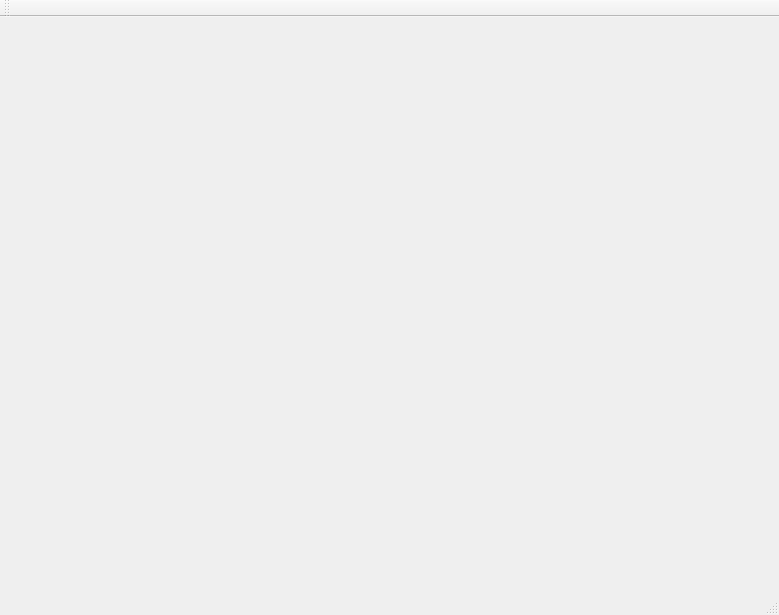
<?xml version="1.0" encoding="UTF-8"?>
<ui version="4.0">
 <class>MainWindow</class>
 <widget class="QMainWindow" name="MainWindow">
  <property name="geometry">
   <rect>
    <x>0</x>
    <y>0</y>
    <width>779</width>
    <height>615</height>
   </rect>
  </property>
  <property name="windowTitle">
   <string>MainWindow</string>
  </property>
  <widget class="QWidget" name="centralWidget"/>
  <widget class="QStatusBar" name="statusBar"/>
  <widget class="QToolBar" name="mainToolBar">
   <attribute name="toolBarArea">
    <enum>TopToolBarArea</enum>
   </attribute>
   <attribute name="toolBarBreak">
    <bool>false</bool>
   </attribute>
  </widget>
  <widget class="QMenuBar" name="menuBar">
   <property name="geometry">
    <rect>
     <x>0</x>
     <y>0</y>
     <width>779</width>
     <height>23</height>
    </rect>
   </property>
  </widget>
  <action name="action">
   <property name="text">
    <string/>
   </property>
  </action>
 </widget>
 <layoutdefault spacing="6" margin="11"/>
 <resources/>
 <connections/>
</ui>
